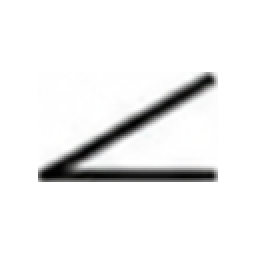
#> input picture symbol-classifierdata/ANGULARITY/001.png, 128 x 128 px (shown 2 times larger)
$ python crop_symbol_sheet.py ANGULARITY/001.png ANGULARITY
#> lines starting #> are read from the running program, lines starting #| are printed output that depends on the picture; after the words box and inside, x2 and y2 are one past the last pixel; in counts of white or black regions, pixels touching at a corner belong together
import argparse
import tempfile
from pathlib import Path

import numpy as np
from PIL import Image

# .\.venv-finetune\Scripts\python.exe .\symbol-classifierdata\crop_symbol_sheet.py "C:\Users\爸爸\Desktop\model\symbol-classifierdata\1.png" DIAMETER --top-trim-ratio 0.05
IMAGE_EXTENSIONS = {".png", ".jpg", ".jpeg", ".webp", ".bmp", ".tif", ".tiff"}


def category_name(value: str) -> str:
#> in crop_sheet, opened is the input picture: PIL image 128x128 RGB; mean R, G, B 238.8, 238.8, 238.8
    normalized = value.strip().upper().replace(" ", "_")
    if not normalized:
        raise argparse.ArgumentTypeError("Category cannot be empty.")
    return normalized


def group_line_centers(values: np.ndarray, minimum_coverage: float) -> list[int]:
    indices = np.flatnonzero(values >= minimum_coverage)
    if not len(indices):
        return []

    centers = []
    start = previous = int(indices[0])
    for raw_index in indices[1:]:
        index = int(raw_index)
        if index > previous + 1:
            centers.append(round((start + previous) / 2))
            start = index
        previous = index
    centers.append(round((start + previous) / 2))
    return centers


def detect_grid_edges(
    sheet: Image.Image,
    rows: int | None,
    columns: int | None,
    grid_threshold: int,
    grid_coverage: float,
) -> tuple[list[int], list[int]]:
#> called with grid_threshold = 245, grid_coverage = 0.8
    grayscale = np.asarray(sheet.convert("L"))
    attempts = []
    candidates = []
    for threshold in range(grid_threshold, 255):
        grid_pixels = grayscale < threshold
        x_edges = group_line_centers(grid_pixels.mean(axis=0), grid_coverage)
        y_edges = group_line_centers(grid_pixels.mean(axis=1), grid_coverage)
        attempts.append((threshold, len(x_edges), len(y_edges)))
        columns_match = columns is None or len(x_edges) == columns + 1
        rows_match = rows is None or len(y_edges) == rows + 1
        if columns_match and rows_match and len(x_edges) >= 2 and len(y_edges) >= 2:
            candidates.append((x_edges, y_edges))
            if columns is not None and rows is not None:
                return x_edges, y_edges
#> this loop made 10 passes
#> pass 1, in detect_grid_edges, `grid_pixels = grayscale < threshold`:
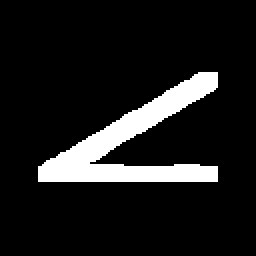
#> grid_pixels: shape (128, 128) bool (shown 2 times larger); 10.8% white; 1 white region, box (x1, y1, x2, y2) and area: (19, 36, 109, 91) 1769
#> pass 3, in detect_grid_edges, `grid_pixels = grayscale < threshold`:
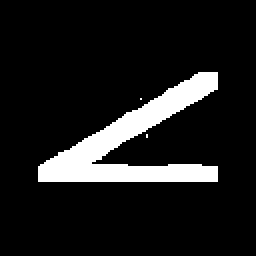
#> grid_pixels: shape (128, 128) bool (shown 2 times larger); 11% white; 3 white regions (2 under 20 px), largest, box (x1, y1, x2, y2) and area: (19, 36, 109, 91) 1798
#> after the loop, attempts = [(245, 0, 0), (246, 0, 0), (247, 0, 0), (248, 0, 0), (249, 0, 0), (250, 0, 0), (251, 0, 0), (252, 0, 0), (253, 0, 0), (254, 0, 0)]; candidates = []

    if candidates:
        return max(
            candidates,
            key=lambda candidate: (
                sum(
                    len(other[0]) == len(candidate[0]) and len(other[1]) == len(candidate[1])
                    for other in candidates
                ),
                len(candidate[0]) * len(candidate[1]),
            ),
        )

    expected_columns = f"{columns + 1}" if columns is not None else "at least 2"
    expected_rows = f"{rows + 1}" if rows is not None else "at least 2"
    threshold, x_count, y_count = min(
        attempts,
        key=lambda attempt: (
            abs(attempt[1] - columns - 1) if columns is not None else 0
        )
        + (abs(attempt[2] - rows - 1) if rows is not None else 0),
    )
#> threshold = 245; x_count = 0; y_count = 0
#> (the run stopped early here; a loop or call above may not have finished)

$ run again, on symbol-classifierdata/ANGULARITY/086.png
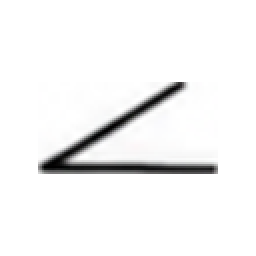
#> input picture symbol-classifierdata/ANGULARITY/086.png, 128 x 128 px (shown 2 times larger)
#> in crop_sheet, opened is the input picture: PIL image 128x128 RGB; mean R, G, B 243.7, 243.7, 243.7
#> the loop in detect_grid_edges, `for threshold in range(grid_threshold, 255):` made 10 passes
#> pass 1, in detect_grid_edges, `grid_pixels = grayscale < threshold`:
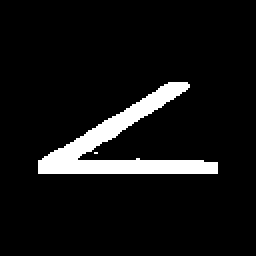
#> grid_pixels: shape (128, 128) bool (shown 2 times larger); 7.7% white; 2 white regions (1 under 20 px), largest, box (x1, y1, x2, y2) and area: (19, 41, 109, 87) 1256
#> pass 3, in detect_grid_edges, `grid_pixels = grayscale < threshold`:
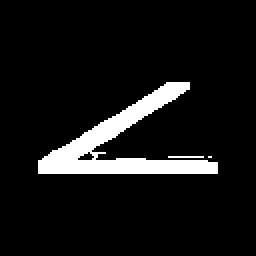
#> grid_pixels: shape (128, 128) bool (shown 2 times larger); 8.1% white; 3 white regions (2 under 20 px), largest, box (x1, y1, x2, y2) and area: (19, 41, 109, 87) 1313
#> after the loop in detect_grid_edges, `for threshold in range(grid_threshold, 255):`: attempts = [(245, 0, 0), (246, 0, 0), (247, 0, 0), (248, 0, 0), (249, 0, 0), (250, 0, 0), (251, 0, 0), (252, 0, 0), (253, 0, 0), (254, 0, 0)]; candidates = []
#> threshold = 245; x_count = 0
